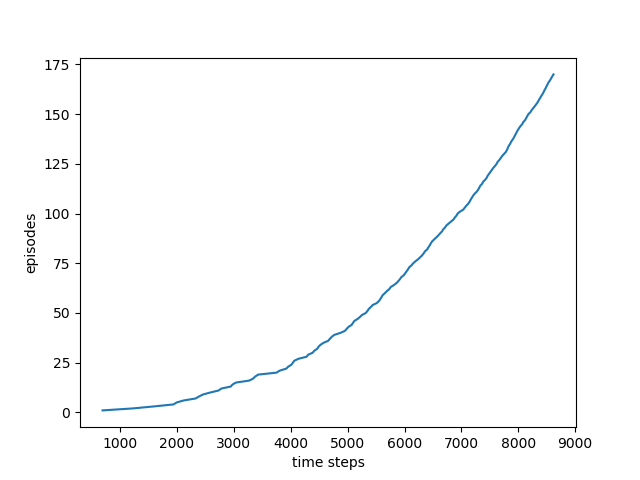

The Python source for this figure:
'''
MIT License

Copyright (c) 2018 Frank Lee

Permission is hereby granted, free of charge, to any person obtaining a copy
of this software and associated documentation files (the "Software"), to deal
in the Software without restriction, including without limitation the rights
to use, copy, modify, merge, publish, distribute, sublicense, and/or sell
copies of the Software, and to permit persons to whom the Software is
furnished to do so, subject to the following conditions:

The above copyright notice and this permission notice shall be included in all
copies or substantial portions of the Software.

THE SOFTWARE IS PROVIDED "AS IS", WITHOUT WARRANTY OF ANY KIND, EXPRESS OR
IMPLIED, INCLUDING BUT NOT LIMITED TO THE WARRANTIES OF MERCHANTABILITY,
FITNESS FOR A PARTICULAR PURPOSE AND NONINFRINGEMENT. IN NO EVENT SHALL THE
AUTHORS OR COPYRIGHT HOLDERS BE LIABLE FOR ANY CLAIM, DAMAGES OR OTHER
LIABILITY, WHETHER IN AN ACTION OF CONTRACT, TORT OR OTHERWISE, ARISING FROM,
OUT OF OR IN CONNECTION WITH THE SOFTWARE OR THE USE OR OTHER DEALINGS IN THE
SOFTWARE.
'''

# -*- coding: utf-8 -*-

import numpy as np
import random
import matplotlib.pyplot as plt
from tqdm import tqdm

GRID = np.zeros([7, 10])

START_STATE = (3, 0)
END_STATE = (3, 7)

UP = 0
RIGHT = 1
DOWN = 2
LEFT = 3

Q = np.zeros([7, 10, 4])


def get_wind(state):
    _, y = state
    if y in [3, 4, 5, 8]:
        return 1
    if y in [6, 7]:
        return 2
    return 0

def step(state, action):
    x, y = state
    wind = get_wind(state)
    if action == UP:
        return (max(0, x - 1 - wind), y)
    elif action == RIGHT:
        return (max(0, x - wind), min(9, y + 1))
    elif action == DOWN:
        return (max(0, min(x + 1 - wind, 6)), y)
    else:
        return (max(0, x - wind), max(y - 1, 0))

def get_action(state):
    global Q
    x, y = state
    values = Q[x][y]
    return np.random.choice([a for a, v in enumerate(values) if v == np.max(values)])

def generate_episode():
    global Q
    steps = 0
    state = START_STATE
    gamma = 1.0
    reward = -1
    epsilon = 0.1
    alpha = 0.5
    if np.random.binomial(1, epsilon) == 1:  # exploration
        action = random.randint(0, 3)
    else:
        action = get_action(state)
    while state != END_STATE:
        new_state = step(state, action)
        if np.random.binomial(1, epsilon) == 1:  # exploration
            new_action = random.randint(0, 3)
        else:
            new_action = get_action(new_state)
        Q[state[0]][state[1]][action] += alpha * (reward + gamma * Q[new_state[0]][new_state[1]][new_action] - Q[state[0]][state[1]][action])
        action = new_action
        state = new_state
        steps += 1
    return steps

def image(x, y):
    plt.subplot(1, 1, 1)
    plt.plot(x, y)
    plt.xlabel('time steps')
    plt.ylabel('episodes')
    plt.savefig('./windy_grid_world.png')
    plt.close()

def main():
    count = 170
    steps = []
    for _ in tqdm(range(count)):
        steps.append(generate_episode())
    steps = np.add.accumulate(steps)
    image(steps, range(1, count+1))

if __name__ == "__main__":
    main()